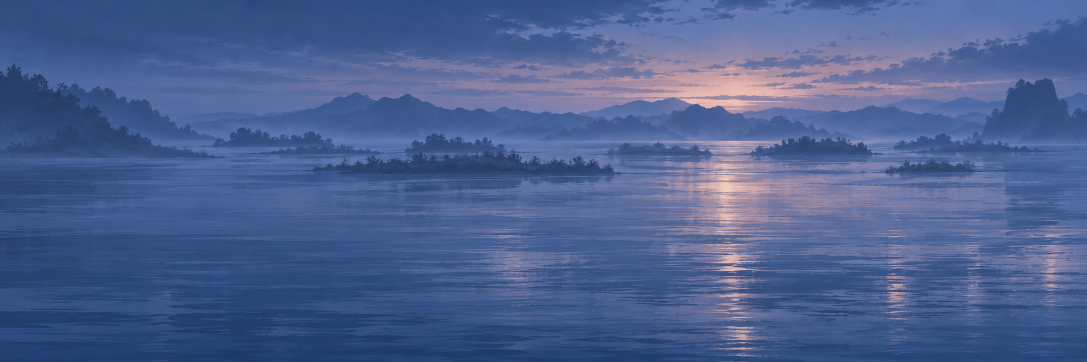
#> input picture art/act4-estuary-far-v1/source.png, 2173 x 724 px (shown at 1/2 size)
$ python sheet.py ../../art/act4-estuary-far-v1/source.png ../../art/act4-estuary-far-v1/source.png ../../art/act4-estuary-far-v1/source.png
#> lines starting #> are read from the running program, lines starting #| are printed output that depends on the picture
#!/usr/bin/env python3
"""Review sheet: reference | engine whole (top row), play views (bottom row)."""
import sys
from PIL import Image
n, ref, views = sys.argv[1], sys.argv[2], sys.argv[3].split(',')
R = '_local/reports/act4-claude/stage%s/' % n
A = Image.open(ref).convert('RGBA'); bg = Image.new('RGB', A.size, (60, 70, 90)); bg.paste(A, mask=A.split()[-1])
#> after `bg = Image.new('RGB', A.size, (60, 70, 90))`:
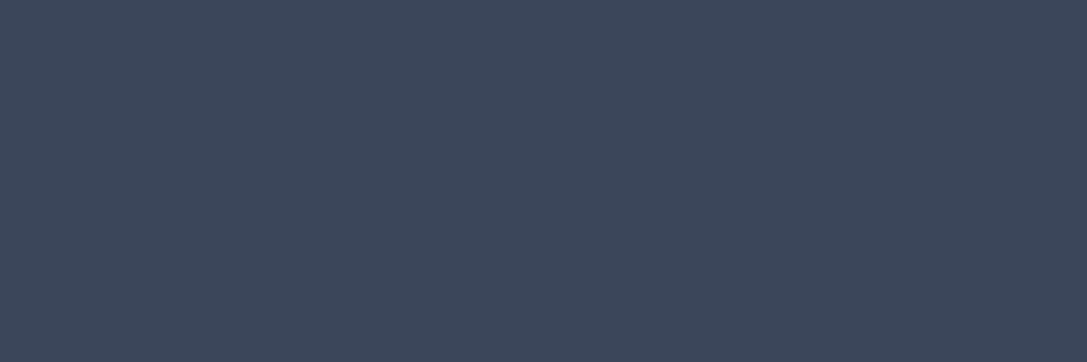
#> bg: PIL image 2173x724 RGB (shown at 1/2 size); mean R, G, B 60, 70, 90
#> further down, bg is the input picture: PIL image 2173x724 RGB; mean R, G, B 75.9, 96.8, 145.1
#> (the run stopped early here; a loop or call above may not have finished)
